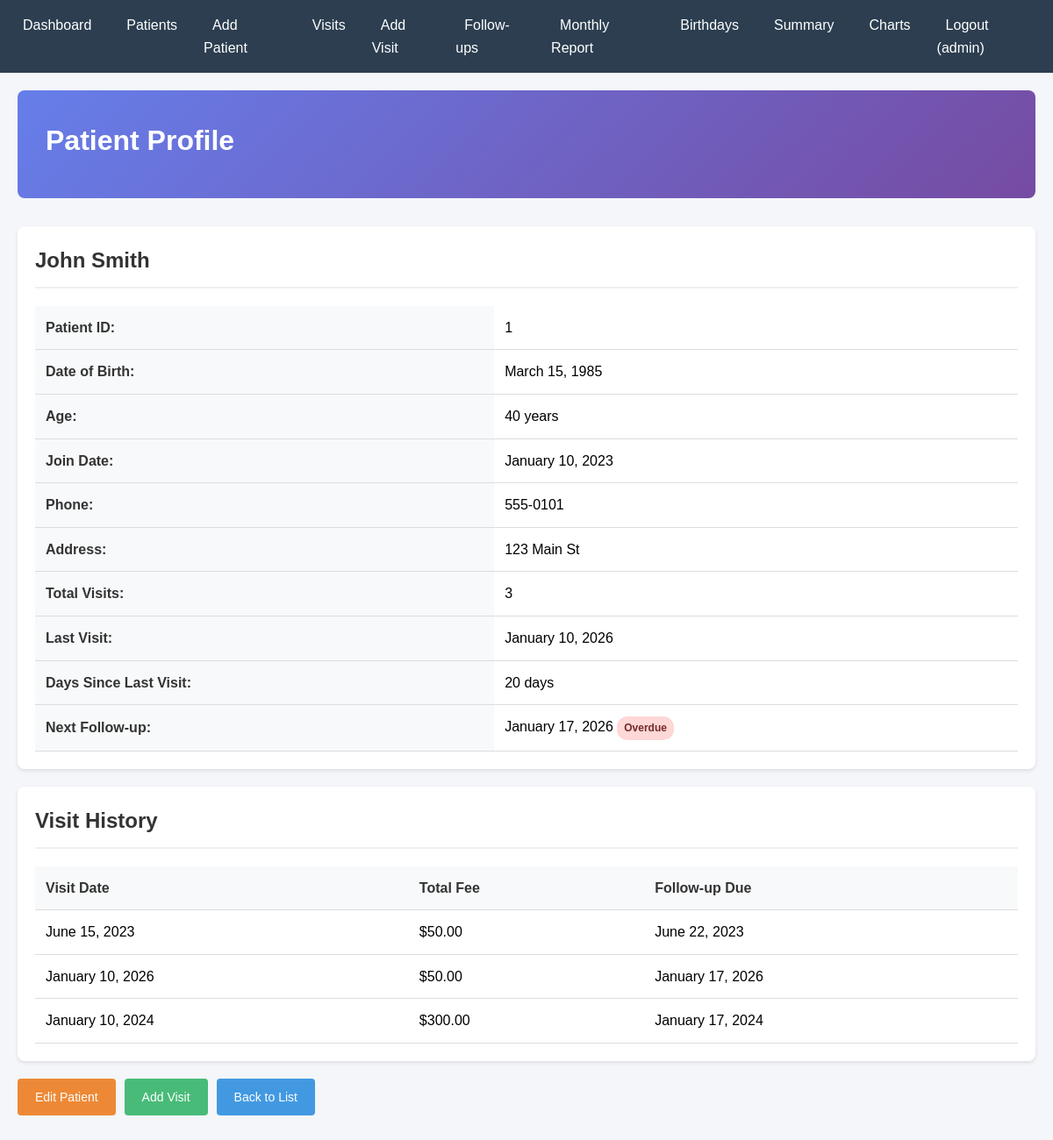
/patients/view.php?id=1 (signed in), run on the app's committed database.
### tables this page shows
CREATE TABLE patients (
    patient_id INT PRIMARY KEY AUTO_INCREMENT,
    name VARCHAR(100) NOT NULL,
    dob DATE NOT NULL,
    join_date DATE NOT NULL,
    phone VARCHAR(15) NOT NULL,
    address TEXT
);

CREATE TABLE visits (
    visit_id INT PRIMARY KEY AUTO_INCREMENT,
    patient_id INT NOT NULL,
    visit_date DATE NOT NULL,
    consultation_fee DECIMAL(10,2) DEFAULT 0.00,
    lab_fee DECIMAL(10,2) DEFAULT 0.00,
    follow_up_due DATE,
    FOREIGN KEY (patient_id) REFERENCES patients(patient_id)
);

### patients/view.php (the view, shortened to what this page needs)
<?php
require_once '../config/db.php';
require_once '../includes/header.php';
$id = isset($_GET['id']) ? intval($_GET['id']) : 0;
$sql = "SELECT
    p.*,
    DATE_FORMAT(p.dob, '%M %d, %Y') as dob_formatted,
    TIMESTAMPDIFF(YEAR, p.dob, CURDATE()) as age,
    DATE_FORMAT(p.join_date, '%M %d, %Y') as join_formatted,
    (SELECT COUNT(*) FROM visits WHERE patient_id = p.patient_id) as total_visits,
    (SELECT DATE_FORMAT(MAX(visit_date), '%M %d, %Y') FROM visits WHERE patient_id = p.patient_id) as last_visit,
    (SELECT DATEDIFF(CURDATE(), MAX(visit_date)) FROM visits WHERE patient_id = p.patient_id) as days_since_visit,
    (SELECT DATE_FORMAT(follow_up_due, '%M %d, %Y') FROM visits WHERE patient_id = p.patient_id ORDER BY visit_date DESC LIMIT 1) as next_followup,
    (SELECT CASE
        WHEN follow_up_due < CURDATE() THEN 'Overdue'
        WHEN follow_up_due = CURDATE() THEN 'Today'
        ELSE 'Scheduled'
    END FROM visits WHERE patient_id = p.patient_id ORDER BY visit_date DESC LIMIT 1) as followup_status
FROM patients p
WHERE p.patient_id = $id";
$patient = $conn->query($sql)->fetch_assoc();
$visits_sql = "SELECT
    visit_id,
    DATE_FORMAT(visit_date, '%M %d, %Y') as visit_date,
    consultation_fee + lab_fee as total_fee,
    DATE_FORMAT(follow_up_due, '%M %d, %Y') as followup
FROM visits
WHERE patient_id = $id
ORDER BY visit_date DESC";
$visits = $conn->query($visits_sql);
?>
<header>
    <h1>Patient Profile</h1>
</header>
<div class="card">
    <div class="card-header">
        <h2><?php echo htmlspecialchars($patient['name']); ?></h2>
    </div>
    <table>
        <tr>
            <th>Patient ID:</th>
            <td><?php echo $patient['patient_id']; ?></td>
        </tr>
        <tr>
            <th>Date of Birth:</th>
            <td><?php echo $patient['dob_formatted']; ?></td>
        </tr>
        <tr>
            <th>Age:</th>
            <td><?php echo $patient['age']; ?> years</td>
        </tr>
        <tr>
            <th>Join Date:</th>
            <td><?php echo $patient['join_formatted']; ?></td>
        </tr>
        <tr>
            <th>Phone:</th>
            <td><?php echo htmlspecialchars($patient['phone']); ?></td>
        </tr>
        <tr>
            <th>Address:</th>
            <td><?php echo htmlspecialchars($patient['address']); ?></td>
        </tr>
        <tr>
            <th>Total Visits:</th>
            <td><?php echo $patient['total_visits']; ?></td>
        </tr>
        <tr>
            <th>Last Visit:</th>
            <td><?php echo $patient['last_visit'] ?: 'Never'; ?></td>
        </tr>
        <?php if ($patient['days_since_visit']): ?>
        <tr>
            <th>Days Since Last Visit:</th>
            <td><?php echo $patient['days_since_visit']; ?> days</td>
        </tr>
        <?php endif; ?>
        <?php if ($patient['next_followup']): ?>
        <tr>
            <th>Next Follow-up:</th>
            <td>
                <?php echo $patient['next_followup']; ?>
                <span class="badge badge-<?php
                    echo $patient['followup_status'] == 'Overdue' ? 'danger' :
                        ($patient['followup_status'] == 'Today' ? 'warning' : 'success');
                ?>">
                    <?php echo $patient['followup_status']; ?>
                </span>
            </td>
        </tr>
        <?php endif; ?>
    </table>
</div>
<div class="card">
    <div class="card-header">
        <h2>Visit History</h2>
    </div>
    <table>
        <thead>
            <tr>
                <th>Visit Date</th>
                <th>Total Fee</th>
                <th>Follow-up Due</th>
            </tr>
        </thead>
        <tbody>
            <?php while ($visit = $visits->fetch_assoc()): ?>
            <tr>
                <td><?php echo $visit['visit_date']; ?></td>
                <td>$<?php echo number_format($visit['total_fee'], 2); ?></td>
                <td><?php echo $visit['followup']; ?></td>
            </tr>
            <?php endwhile; ?>
        </tbody>
    </table>
</div>
<div class="actions">
    <a href="edit.php?id=<?php echo $id; ?>" class="btn btn-warning">Edit Patient</a>
    <a href="../visits/add.php?patient_id=<?php echo $id; ?>" class="btn btn-success">Add Visit</a>
    <a href="list.php" class="btn btn-info">Back to List</a>
</div>
<?php require_once '../includes/footer.php'; ?>

### css/style.css (style rules this page uses)
* { margin: 0; padding: 0; box-sizing: border-box; }
body { font-family: Arial, sans-serif; background-color: #f4f6f9; line-height: 1.6; }
header { background: linear-gradient(135deg, #667eea 0%, #764ba2 100%); color: white; padding: 2rem; margin-bottom: 2rem; border-radius: 8px; }
header h1 { font-size: 2rem; margin-bottom: 0.5rem; }
.card { background: white; border-radius: 8px; box-shadow: 0 2px 4px rgba(0,0,0,0.1); padding: 20px; margin-bottom: 20px; }
.card-header { border-bottom: 2px solid #f0f0f0; padding-bottom: 10px; margin-bottom: 20px; }
.card-header h2 { color: #333; font-size: 1.5rem; }
table { width: 100%; border-collapse: collapse; margin-top: 10px; }
table th, table td { padding: 12px; text-align: left; border-bottom: 1px solid #ddd; }
table th { background-color: #f8f9fa; font-weight: bold; color: #333; }
.btn { display: inline-block; padding: 10px 20px; border: none; border-radius: 4px; cursor: pointer; text-decoration: none; font-size: 14px; transition: background-color 0.3s; }
.btn-success { background-color: #48bb78; color: white; }
.btn-warning { background-color: #ed8936; color: white; }
.btn-info { background-color: #4299e1; color: white; }
.badge { display: inline-block; padding: 4px 8px; border-radius: 12px; font-size: 12px; font-weight: bold; }
.badge-danger { background-color: #fed7d7; color: #742a2a; }
.actions { display: flex; gap: 10px; margin-bottom: 20px; }

### data on the page
patients: name "John Smith", patient_id "1", phone "555-0101", address "123 Main St"
visits: visit_date "June 15, 2023", total_fee "50.00", followup "June 22, 2023"
visits: visit_date "January 10, 2026", total_fee "50.00", followup "January 17, 2026"
visits: visit_date "January 10, 2024", total_fee "300.00", followup "January 17, 2024"

### other printed values
$_SESSION['username'] "admin"
$patient['dob_formatted'] "March 15, 1985"
$patient['age'] "40"
$patient['join_formatted'] "January 10, 2023"
$patient['total_visits'] "3"
$patient['last_visit'] ?: 'Never' "January 10, 2026"
$patient['days_since_visit'] "20"
$patient['next_followup'] "January 17, 2026"
$patient['followup_status'] "Overdue"
